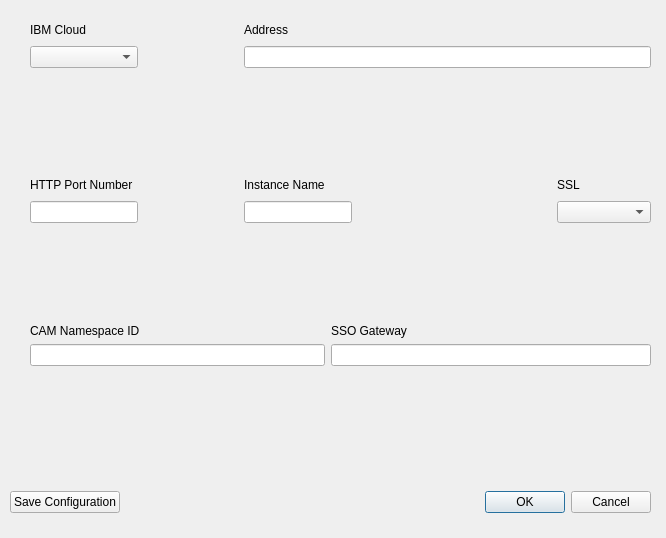
<?xml version="1.0" encoding="UTF-8"?>
<ui version="4.0">
 <class>create_window</class>
 <widget class="QDialog" name="create_window">
  <property name="geometry">
   <rect>
    <x>0</x>
    <y>0</y>
    <width>666</width>
    <height>538</height>
   </rect>
  </property>
  <property name="windowTitle">
   <string>ACG Model Cleanup - Create Configuration</string>
  </property>
  <property name="windowIcon">
   <iconset resource="resources.qrc">
    <normaloff>:/ACG.ico</normaloff>:/ACG.ico</iconset>
  </property>
  <widget class="QWidget" name="layoutWidget">
   <property name="geometry">
    <rect>
     <x>10</x>
     <y>20</y>
     <width>641</width>
     <height>441</height>
    </rect>
   </property>
   <layout class="QGridLayout" name="gridLayout" rowstretch="0,0,0,0,0,0,0,0,0,0,0">
    <item row="0" column="1">
     <widget class="QLabel" name="label">
      <property name="text">
       <string>IBM Cloud</string>
      </property>
     </widget>
    </item>
    <item row="10" column="7">
     <spacer name="horizontalSpacer_4">
      <property name="orientation">
       <enum>Qt::Horizontal</enum>
      </property>
      <property name="sizeHint" stdset="0">
       <size>
        <width>40</width>
        <height>20</height>
       </size>
      </property>
     </spacer>
    </item>
    <item row="9" column="4" colspan="4">
     <widget class="QLineEdit" name="le_gateway"/>
    </item>
    <item row="0" column="3" colspan="5">
     <widget class="QLabel" name="label_2">
      <property name="text">
       <string>Address</string>
      </property>
     </widget>
    </item>
    <item row="4" column="6">
     <spacer name="horizontalSpacer_2">
      <property name="orientation">
       <enum>Qt::Horizontal</enum>
      </property>
      <property name="sizeHint" stdset="0">
       <size>
        <width>40</width>
        <height>20</height>
       </size>
      </property>
     </spacer>
    </item>
    <item row="4" column="1">
     <widget class="QLabel" name="label_3">
      <property name="text">
       <string>HTTP Port Number</string>
      </property>
     </widget>
    </item>
    <item row="2" column="1">
     <widget class="QComboBox" name="cmb_cloud"/>
    </item>
    <item row="0" column="2">
     <spacer name="horizontalSpacer_3">
      <property name="orientation">
       <enum>Qt::Horizontal</enum>
      </property>
      <property name="sizeHint" stdset="0">
       <size>
        <width>40</width>
        <height>20</height>
       </size>
      </property>
     </spacer>
    </item>
    <item row="4" column="7">
     <widget class="QLabel" name="label_5">
      <property name="text">
       <string>SSL</string>
      </property>
     </widget>
    </item>
    <item row="9" column="1" colspan="3">
     <widget class="QLineEdit" name="le_namespace"/>
    </item>
    <item row="5" column="3" colspan="2">
     <widget class="QLineEdit" name="le_instance"/>
    </item>
    <item row="8" column="1" colspan="3">
     <widget class="QLabel" name="label_6">
      <property name="text">
       <string>CAM Namespace ID</string>
      </property>
     </widget>
    </item>
    <item row="5" column="7">
     <widget class="QComboBox" name="cmb_ssl"/>
    </item>
    <item row="8" column="4" colspan="4">
     <widget class="QLabel" name="label_7">
      <property name="text">
       <string>SSO Gateway</string>
      </property>
     </widget>
    </item>
    <item row="10" column="6">
     <spacer name="horizontalSpacer_5">
      <property name="orientation">
       <enum>Qt::Horizontal</enum>
      </property>
      <property name="sizeHint" stdset="0">
       <size>
        <width>40</width>
        <height>20</height>
       </size>
      </property>
     </spacer>
    </item>
    <item row="4" column="3">
     <widget class="QLabel" name="label_4">
      <property name="text">
       <string>Instance Name</string>
      </property>
     </widget>
    </item>
    <item row="2" column="3" colspan="5">
     <widget class="QLineEdit" name="le_address"/>
    </item>
    <item row="3" column="1">
     <spacer name="verticalSpacer_5">
      <property name="orientation">
       <enum>Qt::Vertical</enum>
      </property>
      <property name="sizeHint" stdset="0">
       <size>
        <width>20</width>
        <height>40</height>
       </size>
      </property>
     </spacer>
    </item>
    <item row="2" column="0" rowspan="3">
     <spacer name="verticalSpacer_2">
      <property name="orientation">
       <enum>Qt::Vertical</enum>
      </property>
      <property name="sizeHint" stdset="0">
       <size>
        <width>20</width>
        <height>40</height>
       </size>
      </property>
     </spacer>
    </item>
    <item row="5" column="1">
     <widget class="QLineEdit" name="le_port"/>
    </item>
    <item row="4" column="2">
     <spacer name="horizontalSpacer">
      <property name="orientation">
       <enum>Qt::Horizontal</enum>
      </property>
      <property name="sizeHint" stdset="0">
       <size>
        <width>40</width>
        <height>20</height>
       </size>
      </property>
     </spacer>
    </item>
    <item row="6" column="1">
     <spacer name="verticalSpacer_6">
      <property name="orientation">
       <enum>Qt::Vertical</enum>
      </property>
      <property name="sizeHint" stdset="0">
       <size>
        <width>20</width>
        <height>40</height>
       </size>
      </property>
     </spacer>
    </item>
    <item row="10" column="5">
     <spacer name="horizontalSpacer_6">
      <property name="orientation">
       <enum>Qt::Horizontal</enum>
      </property>
      <property name="sizeHint" stdset="0">
       <size>
        <width>40</width>
        <height>20</height>
       </size>
      </property>
     </spacer>
    </item>
    <item row="10" column="1">
     <spacer name="verticalSpacer_7">
      <property name="orientation">
       <enum>Qt::Vertical</enum>
      </property>
      <property name="sizeHint" stdset="0">
       <size>
        <width>20</width>
        <height>40</height>
       </size>
      </property>
     </spacer>
    </item>
    <item row="10" column="0">
     <spacer name="verticalSpacer_4">
      <property name="orientation">
       <enum>Qt::Vertical</enum>
      </property>
      <property name="sizeHint" stdset="0">
       <size>
        <width>20</width>
        <height>40</height>
       </size>
      </property>
     </spacer>
    </item>
   </layout>
  </widget>
  <widget class="QWidget" name="layoutWidget">
   <property name="geometry">
    <rect>
     <x>10</x>
     <y>490</y>
     <width>641</width>
     <height>25</height>
    </rect>
   </property>
   <layout class="QHBoxLayout" name="horizontalLayout">
    <item>
     <widget class="QPushButton" name="btn_save">
      <property name="text">
       <string>Save Configuration</string>
      </property>
     </widget>
    </item>
    <item>
     <widget class="QDialogButtonBox" name="btnbox">
      <property name="orientation">
       <enum>Qt::Horizontal</enum>
      </property>
      <property name="standardButtons">
       <set>QDialogButtonBox::Cancel|QDialogButtonBox::Ok</set>
      </property>
     </widget>
    </item>
   </layout>
  </widget>
 </widget>
 <tabstops>
  <tabstop>cmb_cloud</tabstop>
  <tabstop>le_address</tabstop>
  <tabstop>le_port</tabstop>
  <tabstop>le_instance</tabstop>
  <tabstop>cmb_ssl</tabstop>
  <tabstop>le_namespace</tabstop>
  <tabstop>le_gateway</tabstop>
  <tabstop>btn_save</tabstop>
 </tabstops>
 <resources>
  <include location="resources.qrc"/>
 </resources>
 <connections>
  <connection>
   <sender>btnbox</sender>
   <signal>accepted()</signal>
   <receiver>create_window</receiver>
   <slot>accept()</slot>
   <hints>
    <hint type="sourcelabel">
     <x>248</x>
     <y>254</y>
    </hint>
    <hint type="destinationlabel">
     <x>157</x>
     <y>274</y>
    </hint>
   </hints>
  </connection>
  <connection>
   <sender>btnbox</sender>
   <signal>rejected()</signal>
   <receiver>create_window</receiver>
   <slot>reject()</slot>
   <hints>
    <hint type="sourcelabel">
     <x>316</x>
     <y>260</y>
    </hint>
    <hint type="destinationlabel">
     <x>286</x>
     <y>274</y>
    </hint>
   </hints>
  </connection>
 </connections>
</ui>
